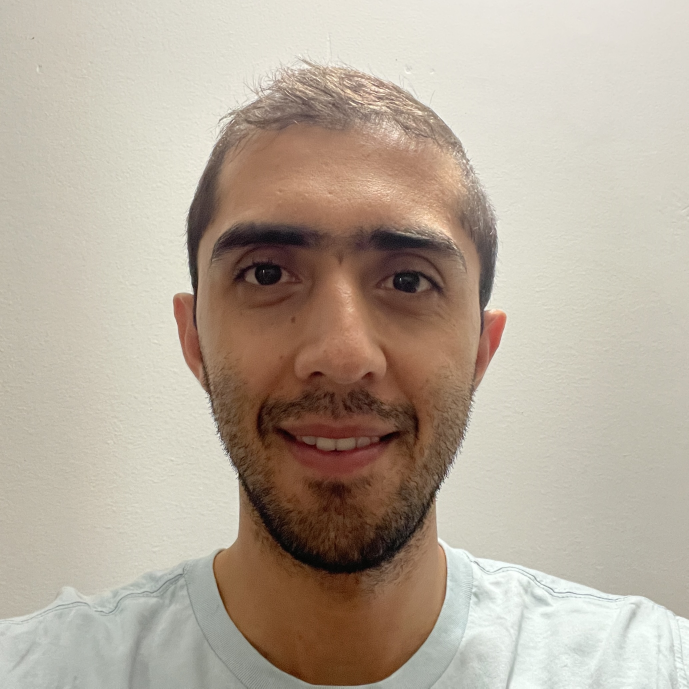
#> input picture foto/juan_Rojas.jpg, 2065 x 2065 px, found by its file name (shown at 1/3 size)
$ python foto.py
#> lines starting #> are read from the running program, lines starting #| are printed output that depends on the picture
from PIL import Image, ImageOps

image = Image.open(r"foto/juan_Rojas.jpg")
#> image is the input picture: PIL image 2065x2065 RGB; mean R, G, B 183, 170.7, 156

new_image = image.resize((256, 256))
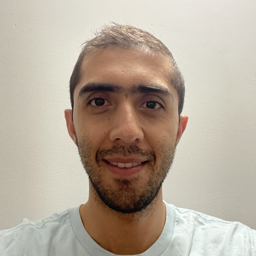
#> new_image: PIL image 256x256 RGB; mean R, G, B 183, 170.7, 156
new_image = ImageOps.grayscale(new_image)
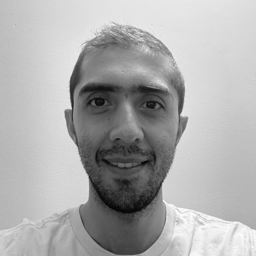
#> new_image: PIL image 256x256 L; min 5, max 254, mean 172.7
new_image.save('foto/Juan_Rojas1.jpg')
